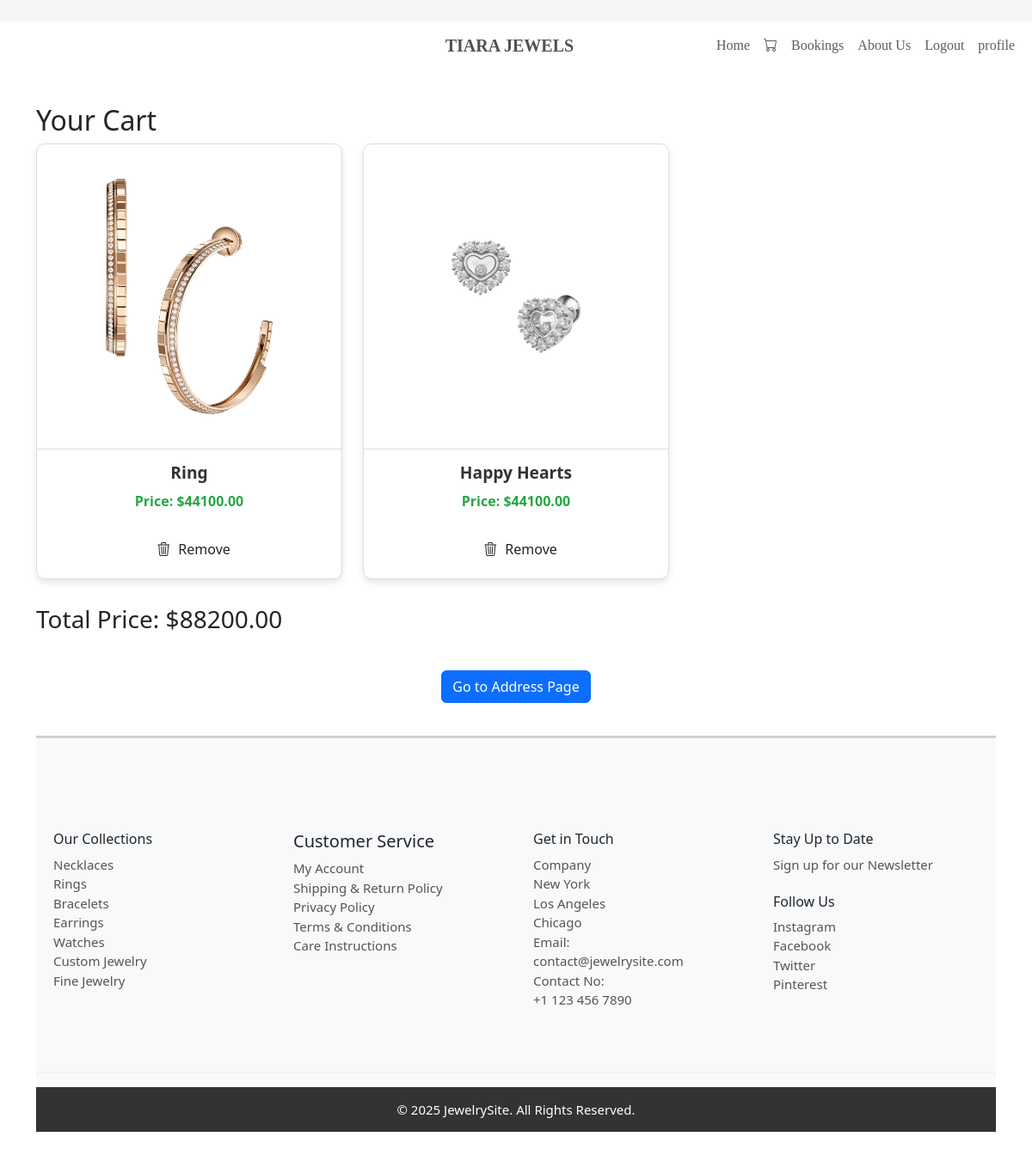
The page /cart_display (signed in) on the database as committed earlier.
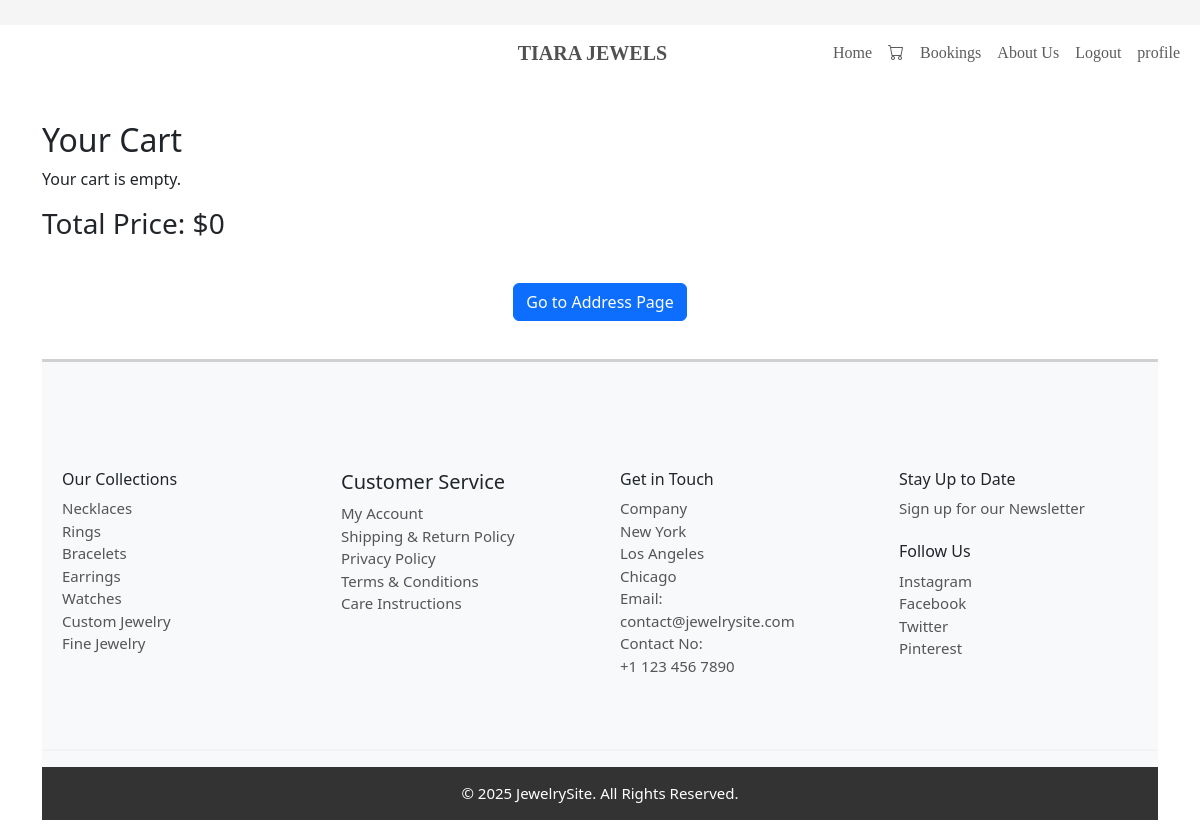
The same page on the database as committed later.
### app/models.py (models this page shows, shortened)
class Cart(models.Model):
    user=models.ForeignKey(User,on_delete=models.CASCADE)
    product=models.ForeignKey(Jewelry,on_delete=models.CASCADE)
    quantity = models.PositiveIntegerField(default=1)  # Add this field

class Jewelry(models.Model):
    name = models.CharField(max_length=255)
    description = models.TextField()
    material = models.CharField(max_length=100)
    price = models.DecimalField(max_digits=10, decimal_places=2)
    weight = models.DecimalField(max_digits=5, decimal_places=2)
    image = models.ImageField()
    created_at = models.DateTimeField(auto_now_add=True)
    category = models.ForeignKey(JewelryType, on_delete=models.CASCADE)

### app/views.py (the view)
# urls.py: path('cart_display',views.cart_display),
def cart_display(req):
    log_user = User.objects.get(username=req.session['user'])
    data = Cart.objects.filter(user=log_user)
    total_price = sum(cart_item.product.price for cart_item in data)
    return render(req, 'user/cart_display.html', {'data': data, 'total_price': total_price})

### templates/user/cart_display.html (shortened to what the changed rows need)
<!DOCTYPE html>
<html lang="en">
<head>
    {% load static %}
    <link rel="stylesheet" href="{% static '/css/cart.css' %}">
    <link rel="stylesheet" href="https://cdn.jsdelivr.net/npm/bootstrap-icons@1.11.3/font/bootstrap-icons.min.css">
    <link href="https://cdn.jsdelivr.net/npm/bootstrap@5.3.3/dist/css/bootstrap.min.css" rel="stylesheet">
</head>
<body>
            <div class="container">
                <h2>Your Cart</h2>
                <div class="row">
                    {% if data %}
                        {% for cart_obj in data %}
                        <div class="col-lg-4 col-md-6 col-sm-12 product-item">
                            <div class="product-card">
                                <div class="product-image">
                                    <img src="{{ cart_obj.product.image.url }}" alt="{{ cart_obj.product.name }}">
                                </div>
                                <div class="product-info">
                                    <h5>{{ cart_obj.product.name }}</h5>
                                    <p class="price">Price: ${{ cart_obj.product.price }}</p>
                                    <a href="../delete_cart/{{ cart_obj.pk }}" class="btn btn-delete" onclick="return confirmDelete(event)">
                                        <i class="bi bi-trash3"></i> Remove
                                    </a>
                                </div>
                            </div>
                        </div>
                        {% endfor %}
                    {% else %}
                        <p>Your cart is empty.</p>
                    {% endif %}
                </div>
                <div class="row">
                    <div class="col-12">
                        <div class="cart-total">
                            <h3>Total Price: ${{ total_price }}</h3>
                        </div>
                    </div>
                </div>
      </div>
</body>
</html>

Rows that differ between the two databases and show on the page:
removed Cart: product.image (picture), product.name "Ring", product.price "44100.00"
removed Cart: product.image (picture), product.name "Happy Hearts", product.price "44100.00"
Other text that changed with them:
{{ total_price }}: "88200.00" → "0"
text now shown: "Your cart is empty."
